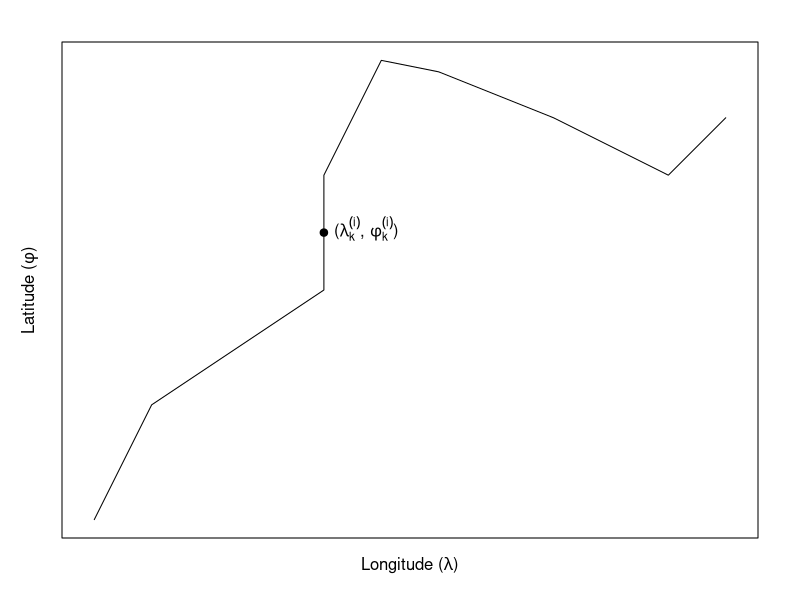
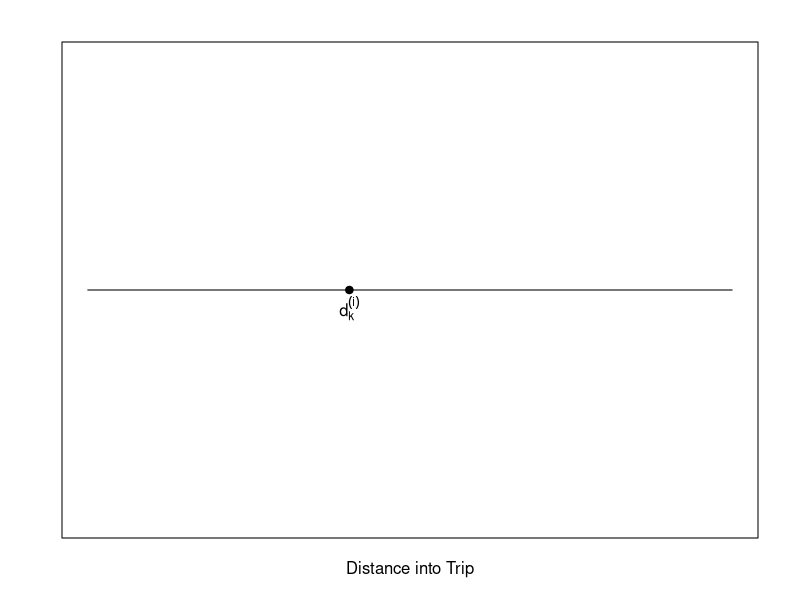
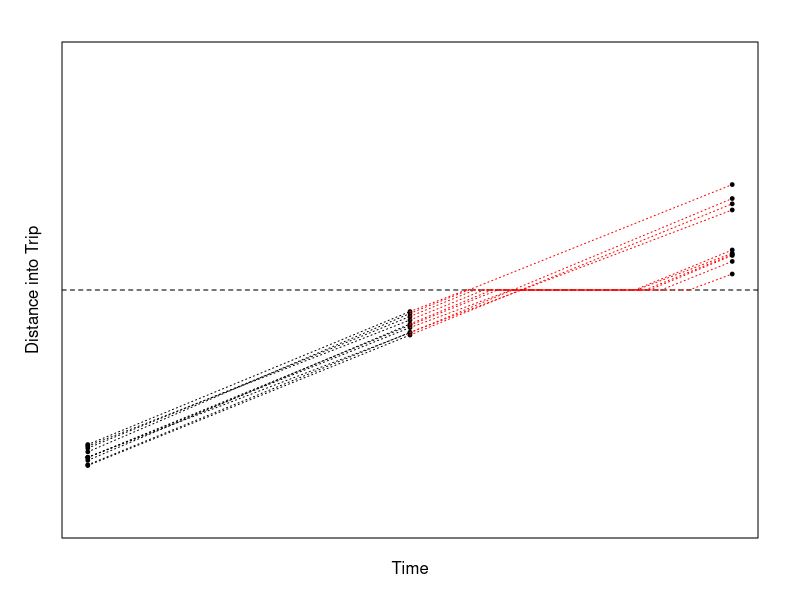

Generate these figures, in order, with R:
## figs

xy <- matrix(c(1.0, 0.0,
               1.5, 1.0,
               3.0, 2.0,
               3.0, 3.0,
               3.5, 4.0,
               4.0, 3.9,
               5.0, 3.5,
               6.0, 3.0,
               6.5, 3.5), nrow = 2)
pdf("gps-dist1.jpg", width = 5, height = 4)
par(mar = c(3.1, 3.1, 2.1, 2.1))
plot(t(xy), type = 'l', asp = 1, xaxt = "n", yaxt = "n", xlab = "", ylab = "")
title(xlab = expression(paste("Longitude (", lambda, ")")), line = 1)
title(ylab = expression(paste("Latitude (", phi, ")")), line = 1)
points(3, 2.5, pch = 19)
text(3, 2.5, expression(paste("(", lambda[k]^(i), ", ", phi[k]^(i), ")")), pos=4)
dev.off()


d <- apply(rbind(xy[, -ncol(xy)], xy[, -1]), 2,
           function(x) sqrt(sum(c(x[3] - x[1], x[4] - x[2]))))
dx <- sum(d[1:2]) + d[3]/2
pdf("gps-dist2.jpg", width = 5, height = 4)
par(mar = c(3.1, 3.1, 2.1, 2.1))
plot(c(0, sum(d)), c(0, 0), type = "l", xaxt = "n", yaxt = "n", xlab = "", ylab = "")
title(xlab = "Distance into Trip", line = 1)
points(dx, 0, pch = 19)
text(dx, 0, expression(paste(d[k]^(i))), pos = 1)
dev.off()




set.seed(34245)
t1 <- 0
t2 <- 30
M <- 10
x1 <- rnorm(M, 10, 1)
x2 <- x1 + rnorm(M, 20, 1)
pdf("particle-stop.pdf", width = 5, height = 4)
par(mar = c(3.1, 3.1, 2.1, 2.1))
plot(c(rep(t1, M), rep(t2, M)), c(x1, x2), xlim = c(0, 60), ylim = c(0, 70),
     yaxt = "n", xaxt = "n", xlab = "", ylab = "", pch = 19, cex = 0.5)
title(xlab = "Time", ylab = "Distance into Trip", line = 1)
arrows(t1, x1, t2, x2, code = 0, lty = 3)
abline(h = 35, lty = 2)
t3 <- 60
x3 <- x2 + rnorm(M, 20, 1)
Ta <- t2 + (35 - x2) / (x3 - x2) * 30
arrows(t2, x2, Ta, 35, code = 0, lty = 3, col = "red")
x3[1:6] <- x3[1:6] - 10
Td <- ifelse(1:M <= 6, t3 - (x3 - 35) / (x3 - x2 + 10) * 30, Ta)
arrows(Ta, 35, Td, code = 0, lty = 3, col = "red")
arrows(Td, 35, t3, x3, code = 0, lty = 3, col = "red")
points(rep(t3, M), x3, pch = 19, cex = 0.5)
dev.off()
